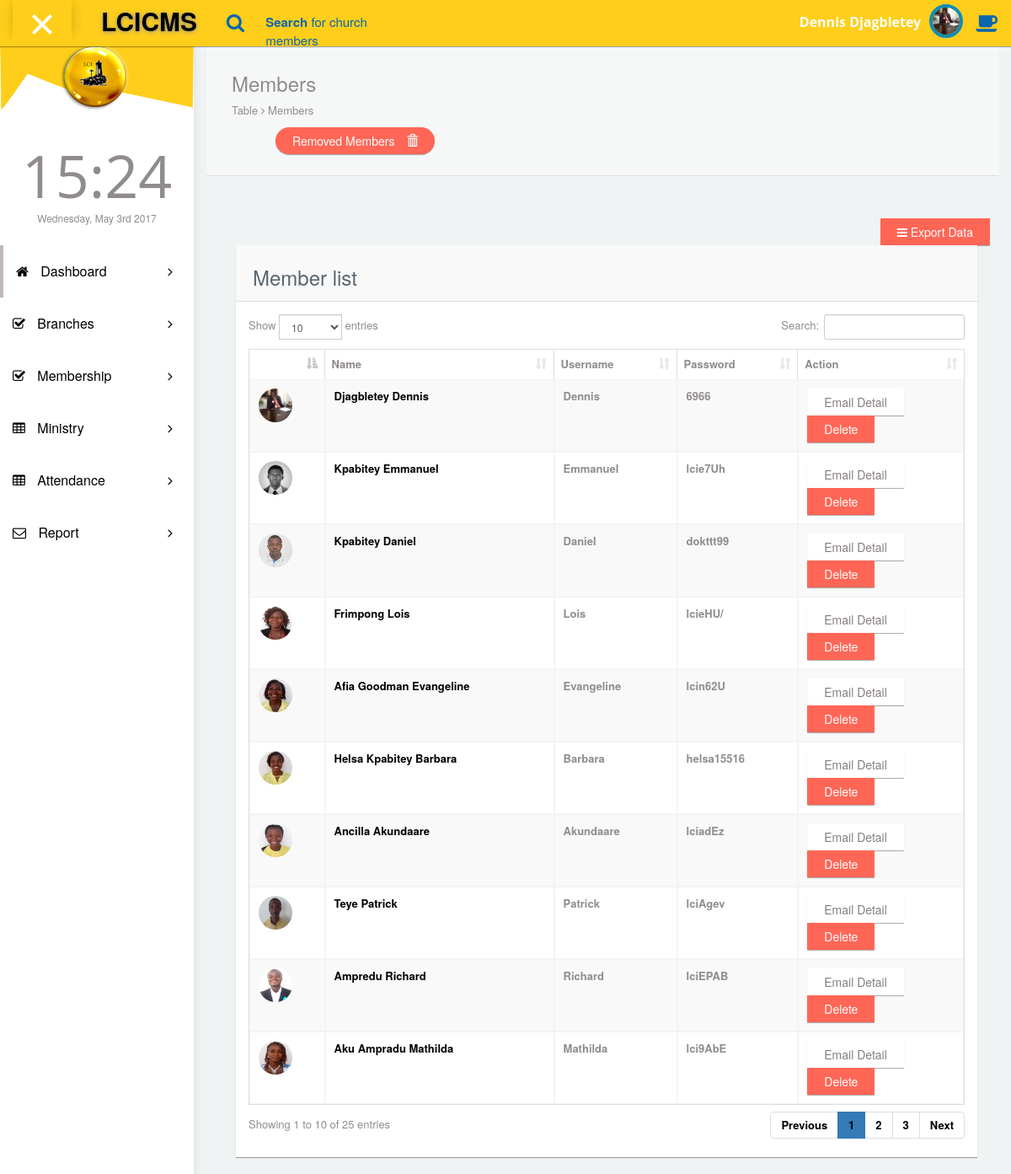
Screenshot of /cms/accounts.php (signed in) with the database file from the repository.
### tables this page shows
CREATE TABLE `accounts` (
  `accountid` int(250) NOT NULL,
  `username` varchar(250) NOT NULL,
  `password` varchar(250) NOT NULL,
  `realpass` varchar(255) NOT NULL,
  `account_type` int(255) NOT NULL,
  `memberid` int(255) NOT NULL,
  `administrator` int(255) NOT NULL,
  `ministry_head` int(255) NOT NULL,
  `shepherd` int(255) NOT NULL,
  `data_entry` int(255) NOT NULL,
  `follow_up` int(255) NOT NULL,
  `account` int(255) NOT NULL,
  `information` int(255) NOT NULL,
  `date` varchar(250) NOT NULL
);

CREATE TABLE `member` (
  `memberid` int(250) NOT NULL,
  `salutation` varchar(50) NOT NULL,
  `firstname` varchar(250) NOT NULL,
  `lastname` varchar(250) NOT NULL,
  `dob` varchar(255) NOT NULL,
  `gender` varchar(50) NOT NULL,
  `maritalstatus` varchar(250) NOT NULL,
  `occupation` varchar(250) NOT NULL,
  `nationality` varchar(250) NOT NULL,
  `residence` varchar(255) NOT NULL,
  `post_address` varchar(255) NOT NULL,
  `directiontohse` text NOT NULL,
  `mobile1` varchar(250) NOT NULL,
  `mobile2` varchar(255) NOT NULL,
  `email` varchar(250) NOT NULL,
  `branch_id` int(250) NOT NULL,
  `cp` int(250) NOT NULL,
  `cp_rel` varchar(255) NOT NULL,
  `cp_mobile` varchar(255) NOT NULL,
  `date` timestamp(6) NOT NULL DEFAULT CURRENT_TIMESTAMP(6) ON UPDATE CURRENT_TIMESTAMP(6),
  `picture` text NOT NULL,
  `lng` double NOT NULL,
  `lat` double NOT NULL,
  `bday` varchar(255) NOT NULL,
  `yearjoin` varchar(50) NOT NULL
);

### cms/database/database.php (called while the page is built, shortened)
<?php
class Database_conn {
    private $host = "localhost";
    private $user = "lcinavro_user";
    private $password = "lcinavro1234";
    private $database = "lcinavro_cms";
    function connectDB() {
        $conn = mysqli_connect($this->host, $this->user, $this->password, $this->database);
        return $conn;
    }
    function queryrow($query) {
        $result = mysqli_query($this->connectDB(), $query);
        $rows = mysqli_num_rows($result);
        return $rows;
    }
}
$process = new Database_conn();
?>

### cms/accounts.php (the view, shortened to what this page needs)
<!DOCTYPE html>
<html lang="en">
<head>
  <?php
			  include('database/database.php');
include('loadmenu.php');
  ?>
  <link rel="stylesheet" type="text/css" href="asset/css/bootstrap.min.css">
  <link rel="stylesheet" type="text/css" href="asset/css/plugins/font-awesome.min.css"/>
  <link rel="stylesheet" type="text/css" href="asset/css/plugins/datatables.bootstrap.min.css"/>
  <link rel="stylesheet" type="text/css" href="asset/css/plugins/animate.min.css"/>
  <link href="asset/css/style.css" rel="stylesheet">
</head>
<body id="LCICMS" class="dashboard">
<?php
										$tablequeryhead="SELECT * FROM member INNER JOIN accounts ON accounts.memberid=member.memberid WHERE accounts.accountid='".$_SESSION['accountid']."'";
										$tableresulthead = mysqli_query($process->connectDB(),$tablequeryhead);
										$tablerowshead=mysqli_fetch_assoc($tableresulthead);
										  ?>
        <nav class="navbar navbar-default header navbar-fixed-top">
          <div class="col-md-12 nav-wrapper">
            <div class="navbar-header" style="width:100%;">
              <div class="opener-left-menu is-open">
                <span class="bottom"></span>
              </div>
                <a href="index.php" class="navbar-brand">
                 <b>LCICMS</b>
                </a>
              <ul class="nav navbar-nav search-nav">
                <li>
                   <div class="search">
                    <span class="fa fa-search icon-search" style="font-size:23px;"></span>
                    <div class="form-group form-animate-text">
                      <input type="text" class="form-text" required>
                      <label class="label-search"><b>Search</b> for church members </label>
                    </div>
                  </div>
                </li>
              </ul>
              <ul class="nav navbar-nav navbar-right user-nav">
                <li class="user-name"><span><?php echo $tablerowshead['firstname'].' '.$tablerowshead['lastname']; ?></span></li>
                  <li class="dropdown avatar-dropdown">
                   <img src="form/img/img_member/<?php echo $tablerowshead['picture']; ?>" class="img-circle avatar" alt="user name" data-toggle="dropdown" aria-haspopup="true" aria-expanded="true"/>
                </li>
                <li ><a href="#" class="opener-right-menu"><span class="fa fa-coffee"></span></a></li>
              </ul>
            </div>
          </div>
        </nav>
      <div class="container-fluid LCICMS-wrapper">
            <div id="left-menu">
              <?php echo left_menu();  ?>
			 </div>
            <div id="content">
               <div class="panel box-shadow-none content-header">
                  <div class="panel-body">
                    <div class="col-md-12">
                        <h3 class="animated fadeInLeft">Members</h3>
                        <p class="animated fadeInDown">
                          Table <span class="fa-angle-right fa"></span> Members
                        </p>
						<?php
						if(!empty($_SESSION['administrator'])){
							?>
						<div class="col-md-4">
					 <p class="text-center">
                      <a href="memberbin.php" class="btn btn-danger btn-round green"> Removed Members  <span style="margin-left:10px;" class="glyphicon glyphicon-trash"></span></a>
                    </p>
					 </div>
					 <?php
						}else{
						echo '';
						}
					 ?>
                    </div>
                  </div>
              </div>
              <div class="col-md-12 top-20 padding-0">
			  <div style="float:left; margin-top:10px; margin-right:10px; padding-left: 20px;" id="DontPrint">
						 <div class="btn-group pull-right">
                                        <button class="btn btn-danger dropdown-toggle" data-toggle="dropdown"><i class="fa fa-bars"></i> Export Data</button>
                                    </div>
                <div class="col-md-12">
                  <div class="panel">
                    <div class="panel-heading"><h3>Member list</h3></div>
                    <div class="panel-body">
                      <div class="responsive-table">
                      <table id="datatables-example" class="table table-striped table-bordered datatable" width="100%" cellspacing="0">
                      <thead>
                        <tr>
						<th></th>
                          <th>Name</th>
                          <th>Username</th>
                          <th>Password</th>
                          <th>Action</th>
                        </tr>
                      </thead>
                      <tbody>
					 <?php
					                   $tablequery="SELECT * FROM accounts";
										$tableresult = mysqli_query($process->connectDB(),$tablequery);
		                                $tablerows=$process->queryrow($tablequery);
		                                if($tablerows>0){
										while($tablerows=mysqli_fetch_assoc($tableresult)) {
										 $tablequery2="SELECT * FROM member WHERE memberid ='".$tablerows['memberid']."'";
										$tableresult2 = mysqli_query($process->connectDB(),$tablequery2);
										$tablerows2=mysqli_fetch_assoc($tableresult2)
										  ?>
						<tr>
						<td><a href="member_detail.php?memberid=<?php echo $tablerows['memberid']; ?>&&member_detail=<?php echo $tablerows2['lastname'].'_'.$tablerows2['firstname']; ?>"><img src="form/img/img_member/<?php echo $tablerows2['picture']; ?>" style="width:40px; height:40px; border-radius:50%;"/></a></td>
                          <td><a href="member_detail.php?memberid=<?php echo $tablerows['memberid']; ?>&&member_detail=<?php echo $tablerows2['lastname'].'_'.$tablerows2['firstname']; ?>"><?php echo $tablerows2['lastname']." ".$tablerows2['firstname']; ?></a></td>
                          <td><b><?php echo $tablerows['username']; ?></b></td>
                          <td><b><?php echo $tablerows['realpass'];  ?></b></td>
                          <td><div>
						  <form method="post" action="emailaccount.php">
						   <input type="submit" class="btn btn-default" name="send" value="Email Detail">
						  </form>
						  <form method="post" action="delete_account.php">
						  <input type="submit" class="btn btn-danger" name="delete" value="Delete">
						  </form>
						  </tr>
						 <?php  }
											}
											?>
                      </tbody>
                        </table>
                      </div>
                  </div>
                </div>
              </div>
              </div>
            </div>
      </div>
</body>
</html>

### rows the page displays
accounts: memberid.firstname "Dennis", memberid.lastname "Djagbletey", memberid.picture (picture), username "Dennis", realpass "6966"
accounts: memberid.picture (picture), memberid.lastname "Kpabitey", memberid.firstname "Emmanuel", username "Emmanuel", realpass "lcie7Uh"
accounts: memberid.picture (picture), memberid.lastname "Kpabitey", memberid.firstname "Daniel", username "Daniel", realpass "dokttt99"
accounts: memberid.picture (picture), memberid.lastname "Frimpong", memberid.firstname "Lois", username "Lois", realpass "lcieHU/"
accounts: memberid.picture (picture), memberid.lastname "Afia Goodman", memberid.firstname "Evangeline", username "Evangeline", realpass "lcin62U"
accounts: memberid.picture (picture), memberid.lastname "Helsa Kpabitey", memberid.firstname "Barbara", username "Barbara", realpass "helsa15516"
accounts: memberid.picture (picture), memberid.lastname "Ancilla", memberid.firstname "Akundaare", username "Akundaare", realpass "lciadEz"
accounts: memberid.picture (picture), memberid.lastname "Teye", memberid.firstname "Patrick", username "Patrick", realpass "lciAgev"
accounts: memberid.picture (picture), memberid.lastname "Ampredu", memberid.firstname "Richard", username "Richard", realpass "lciEPAB"
accounts: memberid.picture (picture), memberid.lastname "Aku Ampradu", memberid.firstname "Mathilda", username "Mathilda", realpass "lci9AbE"
